Frame 1 (no input): blank canvas, image omitted
Frame 60 (the mouse pressed at the canvas centre just before this capture): blank canvas, image omitted
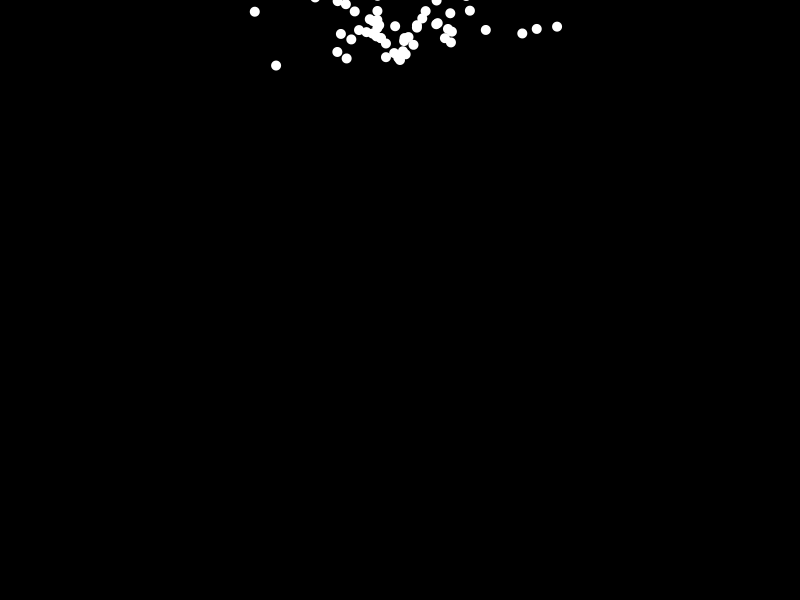
Frame 120 (the mouse held since frame 60 and released just before this capture)

The Processing sketch whose frames 1 and 60 were blank and that drew this single picture after the mouse press (run headless with seeded random() and noise(); from frame 60 on, the mouse is pressed at the canvas centre):

// Processing sketch: firework
// ── firework.pde
//behavior of fireworks
//particles go up and out and come back down

ArrayList<Particle> allMyParticles = new ArrayList<Particle>();

void setup() {
  noStroke();
  size(800, 600);
}
void draw() {
  if (mousePressed) {
    allMyParticles.add(new Particle());
  }
  background(0);
  for (int i= allMyParticles.size ()-1; i>=0; i--) {
    Particle currentParticle=allMyParticles.get(i);
    currentParticle.display();
    currentParticle.move();
    if (currentParticle.isDead()) {
      allMyParticles.remove(i);
    }
  }
}

class Particle {
  PVector loc, vel, acc;
  float sz;


  Particle () {
    loc=new PVector(width/2, height*.1);
    vel=new PVector(random(-3, 3), random(-4, -2));
    acc=new PVector(0, .1);
    sz=10;
  }

  void display() {
    ellipse(loc.x, loc.y, sz, sz);
  }

  void move() {
    vel.add(acc);
    loc.add(vel);
  }
  
  boolean isDead(){
    if(loc.y - sz/2 >height){
      return true;
    } else {
      return false;
    }
  }
}
